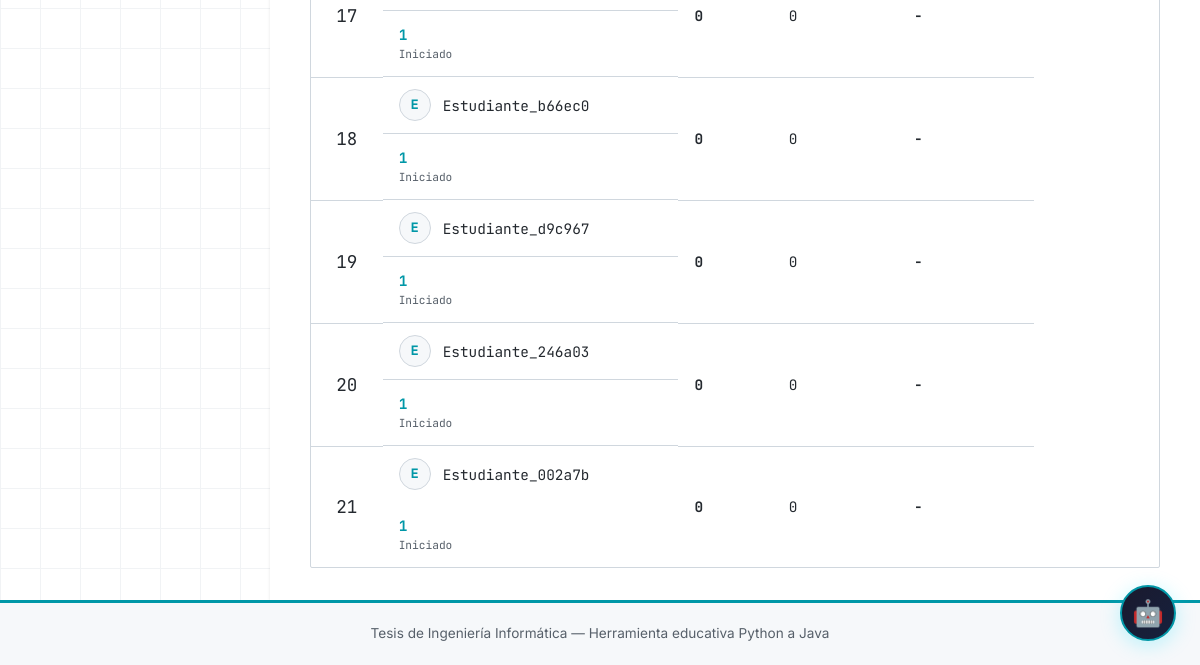
The page /leaderboard (lower part) on the database as committed earlier.
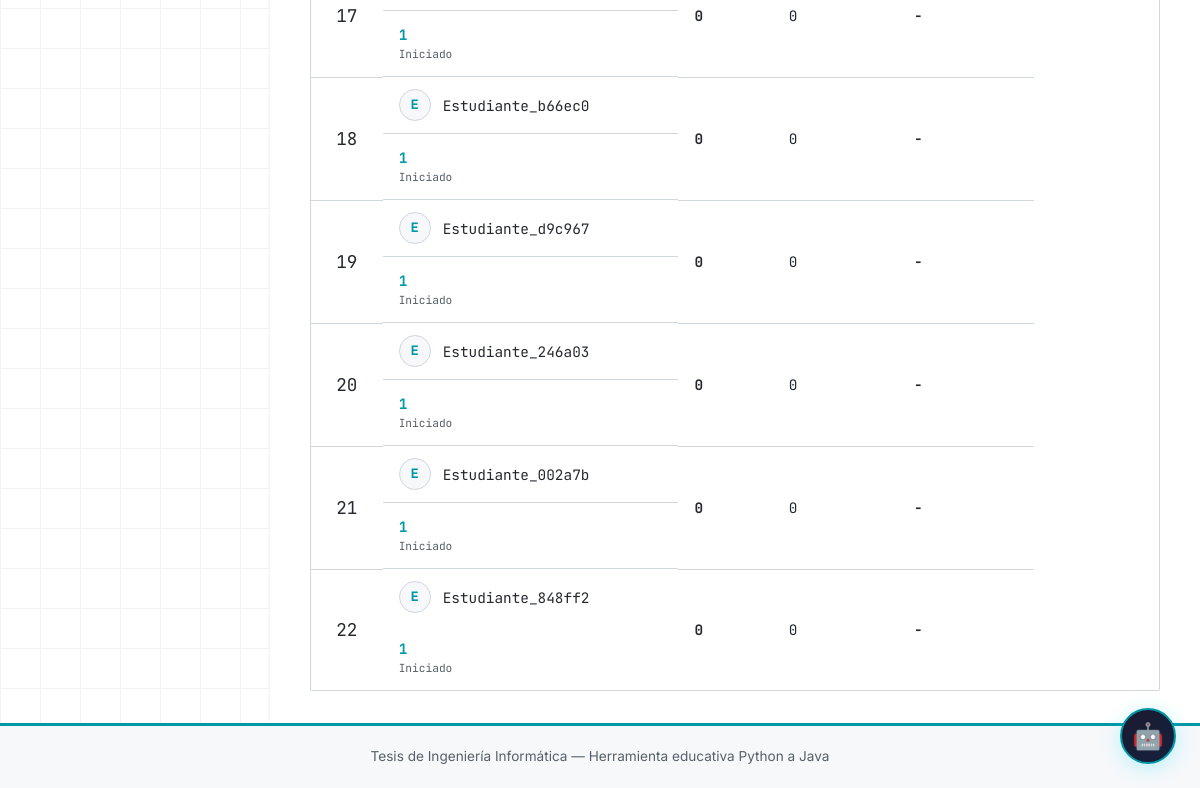
The same page on the database as committed later.
### models.py (models this page shows)
class User(UserMixin, db.Model):
    __tablename__ = "users"
    id = db.Column(db.Integer, primary_key=True)
    username = db.Column(db.String(80), unique=True, nullable=False)
    password_hash = db.Column(db.String(255), nullable=False)
    role = db.Column(db.String(20), default="student")  # 'student' or 'teacher'
    created_at = db.Column(db.DateTime, default=datetime.utcnow)
    progress = db.relationship("LessonProgress", backref="user", lazy=True)
    attempts = db.relationship("ExerciseAttempt", backref="user", lazy=True)
    achievements = db.relationship("Achievement", backref="user", lazy=True)
    streaks = db.relationship("DailyStreak", backref="user", lazy=True)
    quiz_results = db.relationship("QuizResult", backref="user", lazy=True)
    practice_submissions = db.relationship(
        "PracticeSubmission", backref="user", lazy=True
    )

### app.py (the view)
@app.route("/leaderboard")
def leaderboard():
    students = User.query.filter_by(role="student").all()
    board = []
    for s in students:
        summary = get_progress_summary(s)
        level = (summary["total_xp"] // 100) + 1
        board.append({
            "id": s.id,
            "username": s.username,
            "total_xp": summary["total_xp"],
            "level": level,
            "completed": len(summary["completed_lessons"]),
            "streak": summary["streak"],
        })
    board.sort(key=lambda x: x["total_xp"], reverse=True)
    for i, entry in enumerate(board):
        entry["rank"] = i + 1
    current_uid = current_user.id if current_user.is_authenticated else None
    return render_template(
        "leaderboard.html",
        board=board,
        current_uid=current_uid,
        categories=LESSON_CATEGORIES,
        page="leaderboard",
    )

### app.py (called while the page is built, shortened)
def calculate_streak(user_id):
    streaks = (
        DailyStreak.query.filter_by(user_id=user_id)
        .order_by(DailyStreak.date.desc())
        .all()
    )
    if not streaks:
        return 0
    today = date.today()
    first_date = streaks[0].date
    if first_date != today and first_date != today - timedelta(days=1):
        return 0

def get_progress_summary(user):
    progresses = LessonProgress.query.filter_by(user_id=user.id).all()
    completed = [p.lesson_id for p in progresses if p.completed]
    total_xp = sum(p.score for p in progresses)
    streak = calculate_streak(user.id)
    return {"completed_lessons": completed, "total_xp": total_xp, "streak": streak}

@app.context_processor
def inject_globals():
    ui = load_ui_strings()
    return {
        "lang": "es",
        "theme": session.get("theme", "light"),
        "t": ui,
        "get_lesson": lambda lid: get_lesson(lid),
        "get_lesson_title": lambda lid: get_lesson_title(lid),
        "get_reference": lambda cat: get_reference(cat),
    }

### templates/leaderboard.html (shortened to what this page needs)
{% extends "base.html" %}
{% block content %}
<article class="telemetry-dashboard">
    <div class="leaderboard-container">
        {% if board | length == 0 %}
        <div class="lb-empty">
            <p style="color: var(--text-muted); font-family: 'JetBrains Mono', monospace; text-align: center; padding: 3rem;">
                // No hay estudiantes registrados aún
            </p>
        </div>
        {% else %}
        <div class="lb-table-wrapper">
            <table class="lb-table">
                <tbody>
                    {% for entry in board %}
                    <tr class="{% if entry.id == current_uid %}lb-row-current{% endif %} {% if entry.rank <= 3 %}lb-row-top{% endif %}">
                        <td class="lb-rank">
                            {% if entry.rank == 1 %}🥇
                            {% elif entry.rank == 2 %}🥈
                            {% elif entry.rank == 3 %}🥉
                            {% else %}{{ entry.rank }}
                            {% endif %}
                        </td>
                        <td class="lb-user">
                            <span class="lb-avatar">{{ entry.username[0] | upper }}</span>
                            <a href="{{ url_for('profile', username=entry.username) }}" class="lb-username">{{ entry.username }}</a>
                        </td>
                        <td class="lb-level">
                            {% set titles = {1:'Iniciado',2:'Novato',3:'Aprendiz',4:'Estudiante',5:'Practicante',6:'Competente',7:'Hábil',8:'Experto',9:'Veterano',10:'Pythonista',11:'Maestro',12:'Arquitecto',13:'Virtuoso',14:'Gurú',15:'Sensei',16:'Leyenda',17:'Oráculo',18:'Iluminado',19:'Trascendente',20:'Omnisciente'} %}
                            <span class="lb-lvl-num">{{ entry.level }}</span>
                            <span class="lb-lvl-title">{{ titles.get(entry.level if entry.level <= 20 else 20, 'Iniciado') }}</span>
                        </td>
                        <td class="lb-xp">{{ entry.total_xp }}</td>
                        <td class="lb-lessons">{{ entry.completed }}</td>
                        <td class="lb-streak">{% if entry.streak > 0 %}{{ entry.streak }}🔥{% else %}-{% endif %}</td>
                    </tr>
                    {% endfor %}
                </tbody>
            </table>
        </div>
        {% endif %}
    </div>
</article>
{% endblock %}

### templates/base.html (shortened to what this page needs)
<!DOCTYPE html>
<html lang="es" data-theme="{{ theme }}">
<head>
    <link rel="stylesheet" href="{{ url_for('static', filename='css/style.css') }}">
    <link rel="stylesheet" href="{{ url_for('static', filename='css/quizzes.css') }}">
    <link rel="stylesheet" href="{{ url_for('static', filename='css/ai-tutor.css') }}">
</head>
<body>
    <div class="layout">
        <main class="content">
            {% block content %}{% endblock %}
        </main>
    </div>
    <footer class="footer">
        <p>{{ t.footer_text }}</p>
    </footer>
</body>
</html>

### static/css/style.css (style rules this page uses)
:root, body { --green: #00E5FF; --green-dark: #00B2CC; --green-light: rgba(0, 229, 255, 0.1); --bg: #0D1117; --bg-secondary: #161B22; --bg-code: #010409; --text: #C9D1D9; --text-muted: #8B949E; --border: #30363D; --sidebar-bg: #0D1117; --sidebar-text: #8B949E; --sidebar-hover: #FFFFFF; --sidebar-active: #00E5FF; --python-color: #00E5FF; --java-color: #FF5555; --shadow: none; --shadow-lg: 0 10px 30px rgba(0,0,0,0.8); --explanation-bg: #161B22; --explanation-border: #FF5555; --topbar-text: #FFFFFF; --accent-glow: rgba(0, 229, 255, 0.1); --page-bg: #0D1117; --card-hover-shadow: none; --radius: 2px; }
[data-theme="light"], [data-theme="light"] body { --green: #0097A7; --green-dark: #006978; --green-light: rgba(0, 151, 167, 0.1); --bg: #FFFFFF; --bg-secondary: #F6F8FA; --bg-code: #F0F2F5; --text: #24292F; --text-muted: #57606A; --border: #D0D7DE; --sidebar-bg: #F6F8FA; --sidebar-text: #57606A; --sidebar-hover: #24292F; --sidebar-active: #0097A7; --python-color: #0097A7; --java-color: #CF222E; --shadow: 0 1px 3px rgba(0,0,0,0.1); --shadow-lg: 0 10px 30px rgba(0,0,0,0.1); --explanation-bg: #F6F8FA; --explanation-border: #CF222E; --topbar-text: #24292F; --accent-glow: rgba(0, 151, 167, 0.1); --page-bg: #FFFFFF; --card-hover-shadow: 0 4px 12px rgba(0,0,0,0.08); }
*, *::before, *::after { box-sizing: border-box; }
html { scroll-behavior: smooth; }
body { margin: 0; font-family: "Inter", sans-serif; font-size: 15px; line-height: 1.6; color: var(--text); background: var(--page-bg); min-height: 100vh; display: flex; flex-direction: column; }
body::before { content: ''; position: fixed; top: 0; left: 0; width: 100%; height: 100%; z-index: -1; opacity: 0.3; background-image: linear-gradient(var(--border) 1px, transparent 1px), linear-gradient(90deg, var(--border) 1px, transparent 1px); background-size: 40px 40px; }
.layout { display: flex; flex: 1; width: 100%; }
.content { flex: 1; padding: 2rem 2.5rem; min-width: 0; background: var(--bg); box-shadow: var(--shadow); animation: contentFadeIn 0.4s ease-out; }
.footer { background: linear-gradient(135deg, var(--sidebar-bg) 0%, var(--bg-secondary) 100%); border-top: 3px solid var(--green); text-align: center; padding: 1.25rem; font-size: 0.85rem; color: var(--text-muted); }
.footer p { margin: 0; }

### templates/leaderboard.html (style rules this page uses)
.leaderboard-container { font-family: "JetBrains Mono", monospace; }
.lb-table-wrapper { border: 1px solid var(--border); border-radius: var(--radius); overflow: hidden; }
.lb-table { width: 100%; border-collapse: collapse; font-size: 0.9rem; }
.lb-table tr:last-child td { border-bottom: none; }
.lb-rank { font-size: 1.1rem; min-width: 40px; text-align: center; }
.lb-user { display: flex; align-items: center; gap: 0.75rem; }
.lb-avatar { width: 32px; height: 32px; border-radius: 50%; background: var(--bg-secondary); border: 1px solid var(--border); display: flex; align-items: center; justify-content: center; font-size: 0.85rem; font-weight: 700; color: var(--green); font-family: "Space Grotesk", sans-serif; flex-shrink: 0; }
.lb-username { color: var(--text); text-decoration: none; transition: color 0.2s; }
.lb-level { display: flex; flex-direction: column; }
.lb-lvl-num { font-weight: 700; color: var(--green); }
.lb-lvl-title { font-size: 0.7rem; color: var(--text-muted); }
.lb-xp { font-weight: 700; color: var(--green); }
.lb-streak { font-weight: 700; color: #ff9800; }

Rows that differ between the two databases and show on the page:
added User: rank "22", username "E", username "Estudiante_848ff2", level "1", get "Iniciado", total_xp "0", completed "0"
